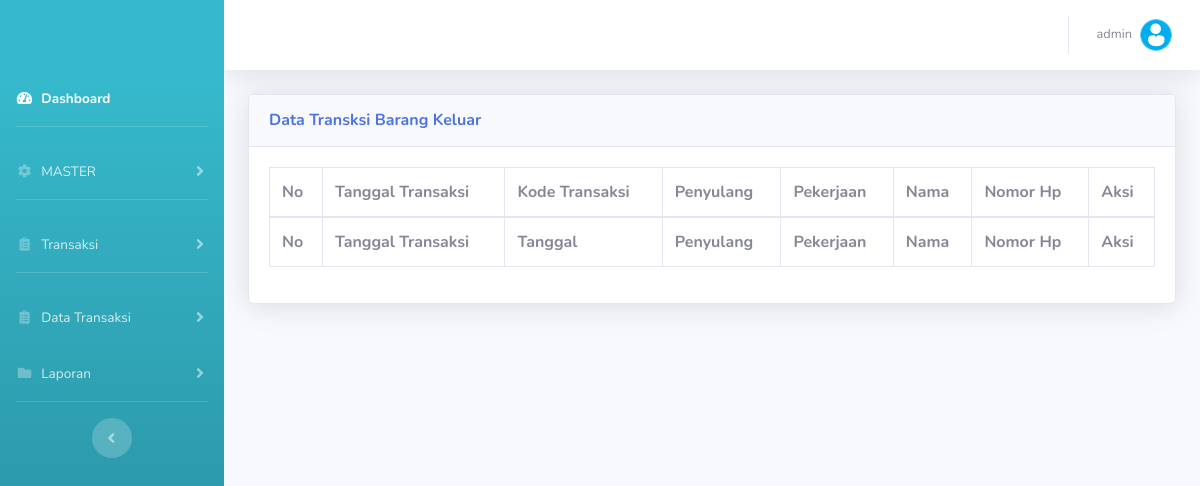
/v_transaksi.php (signed in), run on an earlier commit of the app's database.
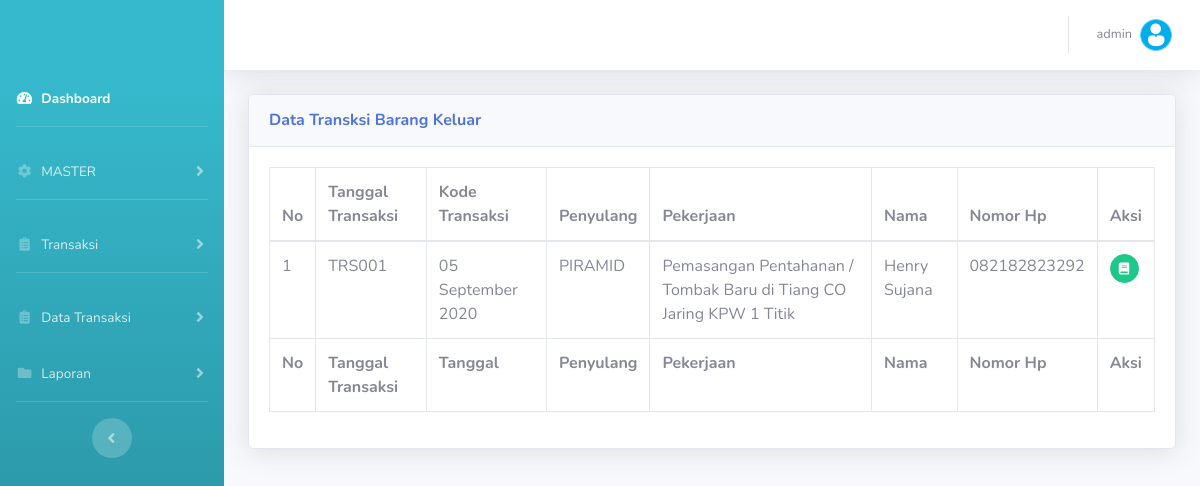
And on a later commit of the database.
### tables this page shows
CREATE TABLE `tbl_transaksi` (
  `kodetransaksi` varchar(20) NOT NULL,
  `tanggaltransaksi` date NOT NULL,
  `nama` varchar(100) NOT NULL,
  `nomorhp` varchar(13) NOT NULL,
  `pekerjaan` text NOT NULL,
  `penanggungjawab` varchar(50) NOT NULL,
  `penyulang` varchar(20) NOT NULL
);

### fnc.php (called while the page is built, shortened)
<?php
	function TanggalIndo($date){
	$BulanIndo = array("Januari", "Februari", "Maret", "April", "Mei", "Juni", "Juli", "Agustus", "September", "Oktober", "November", "Desember");
	$tahun = substr($date, 0, 4);
	$bulan = substr($date, 5, 2);
	$tgl   = substr($date, 8, 2);
	$result = $tgl . " " . $BulanIndo[(int)$bulan-1] . " ". $tahun;
	return($result);
}
 ?>

### v_transaksi.php (the view)
<?php include 'head.php'; ?>
        <div class="container-fluid">
          <div class="card shadow mb-4">
            <div class="card-header py-3">
              <h6 class="m-0 font-weight-bold text-primary">Data Transksi Barang Keluar</h6>
            </div>
            <div class="card-body">
              <div class="table-responsive">
                <table class="table table-bordered" id="dataTable" width="100%" cellspacing="0">
                  <thead>
                    <tr>
                      <th>No</th>
                      <th>Tanggal Transaksi</th>
                      <th>Kode Transaksi</th>
                      <th>Penyulang</th>
                      <th>Pekerjaan</th>
                      <th>Nama</th>
                      <th>Nomor Hp</th>
                      <th>Aksi</th>
                    </tr>
                  </thead>
                  <tfoot>
                    <tr>
                      <th>No</th>
                      <th>Tanggal Transaksi</th>
                      <th>Tanggal</th>
                      <th>Penyulang</th>
                      <th>Pekerjaan</th>
                      <th>Nama</th>
                      <th>Nomor Hp</th>
                      <th>Aksi</th>
                    </tr>
                  </tfoot>
                  <tbody>
                  <?php $qwr=mysqli_query($koneksi,"SELECT * from tbl_transaksi order by kodetransaksi ASC");
                  $no=1;
                        while ($data=mysqli_fetch_array($qwr)){
                  ?>
                    <tr>
                      <td><?php echo $no++; ?></td>
                      <td><?php echo $data['kodetransaksi']; ?></td>
                      <td><?php echo TanggalIndo($data['tanggaltransaksi']); ?></td>
                      <td><?php echo $data['penyulang']; ?></td>
                      <td><?php echo $data['pekerjaan']; ?></td>
                      <td><?php echo $data['nama']; ?></td>
                      <td><?php echo $data['nomorhp']; ?></td>
                      <td>
                        <a href="v_detail-transaksi.php?id=<?php echo $data['kodetransaksi'] ?>" class="btn btn-success btn-circle btn-sm" title="DETAIL"><i class="fas fa-book"></i></a>
                      </td>
                    </tr>
                  <?php } ?>
                  </tbody>
                </table>
              </div>
            </div>
          </div>
        </div>
      </div>
      <?php include 'foot.php'; ?>

What changed in the data, as far as the page shows it:
added tbl_transaksi: kodetransaksi "TRS001", tanggaltransaksi "05 September 2020", penyulang "PIRAMID", pekerjaan "Pemasangan Pentahanan / Tombak Baru di Tiang CO Jaring KPW 1 Titik", nama "Henry Sujana", nomorhp "082182823292"
